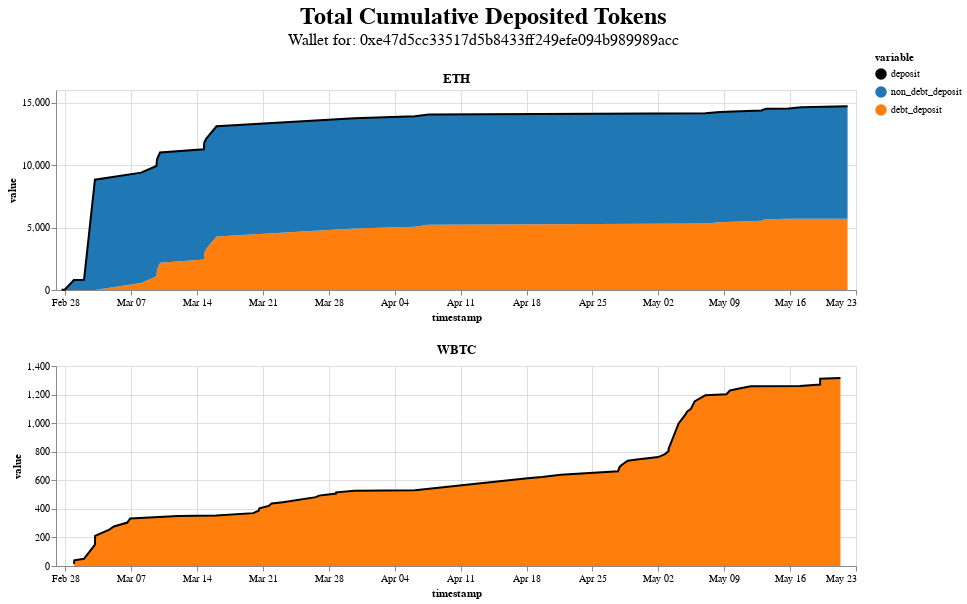

The code cell stored with this chart in its notebook:
### Code cell
base = alt.Chart(deposit_plot).encode(
    x=alt.X('timestamp', scale=alt.Scale(domain=['2021-02-27', '2021-05-23'])),
    y='value',
    color=alt.Color('variable', scale=scale),
).properties(
    width = 800,
    height=200
)

chart = alt.hconcat()
for symbol in ['ETH', 'WBTC']:
    chart &= base.transform_filter({'and': [alt.FieldEqualPredicate(field='symbol', equal=symbol),
                        alt.FieldOneOfPredicate(field='variable', oneOf=['debt_deposit', 'non_debt_deposit'])]}
                        ).mark_area() + base.transform_filter({'and': [alt.FieldEqualPredicate(field='symbol', equal=symbol),
                        alt.FieldOneOfPredicate(field='variable', oneOf=['deposit'])]}
                        ).mark_line().properties(
                            title=symbol
                        )
    


chart.properties(
    title=alt.Title('Total Cumulative Deposited Tokens', 
                    subtitle='Wallet for: 0xe47d5cc33517d5b8433ff249efe094b989989acc', 
                    fontSize=24, 
                    subtitleFontSize=16)
    ).configure_title(
        anchor='middle'
    )

### Figure 1 — Vega-Lite specification as saved in the notebook (floating-point values rounded to 4 significant figures; data arrays with more than 128 entries replaced by an {"elided": "..."} marker saying what was removed)
{"config": {"view": {"continuousWidth": 300, "continuousHeight": 300}, "title": {"anchor": "middle"}}, "vconcat": [{"hconcat": []}, {"layer": [{"mark": {"type": "area"}, "encoding": {"color": {"field": "variable", "scale": {"domain": ["deposit", "non_debt_deposit", "debt_deposit"], "range": ["black", "#1f77b4", "#ff7f0e"]}, "type": "nominal"}, "x": {"field": "timestamp", "scale": {"domain": ["2021-02-27", "2021-05-23"]}, "type": "temporal"}, "y": {"field": "value", "type": "quantitative"}}, "transform": [{"filter": {"and": [{"equal": "ETH", "field": "symbol"}, {"field": "variable", "oneOf": ["debt_deposit", "non_debt_deposit"]}]}}]}, {"mark": {"type": "line"}, "encoding": {"color": {"field": "variable", "scale": {"domain": ["deposit", "non_debt_deposit", "debt_deposit"], "range": ["black", "#1f77b4", "#ff7f0e"]}, "type": "nominal"}, "x": {"field": "timestamp", "scale": {"domain": ["2021-02-27", "2021-05-23"]}, "type": "temporal"}, "y": {"field": "value", "type": "quantitative"}}, "title": "ETH", "transform": [{"filter": {"and": [{"equal": "ETH", "field": "symbol"}, {"field": "variable", "oneOf": ["deposit"]}]}}]}], "data": {"name": "data-458dd983c96085de8966bfdbfcc9dd34"}, "height": 200, "width": 800}, {"layer": [{"mark": {"type": "area"}, "encoding": {"color": {"field": "variable", "scale": {"domain": ["deposit", "non_debt_deposit", "debt_deposit"], "range": ["black", "#1f77b4", "#ff7f0e"]}, "type": "nominal"}, "x": {"field": "timestamp", "scale": {"domain": ["2021-02-27", "2021-05-23"]}, "type": "temporal"}, "y": {"field": "value", "type": "quantitative"}}, "transform": [{"filter": {"and": [{"equal": "WBTC", "field": "symbol"}, {"field": "variable", "oneOf": ["debt_deposit", "non_debt_deposit"]}]}}]}, {"mark": {"type": "line"}, "encoding": {"color": {"field": "variable", "scale": {"domain": ["deposit", "non_debt_deposit", "debt_deposit"], "range": ["black", "#1f77b4", "#ff7f0e"]}, "type": "nominal"}, "x": {"field": "timestamp", "scale": {"domain": ["2021-02-27", "2021-05-23"]}, "type": "temporal"}, "y": {"field": "value", "type": "quantitative"}}, "title": "WBTC", "transform": [{"filter": {"and": [{"equal": "WBTC", "field": "symbol"}, {"field": "variable", "oneOf": ["deposit"]}]}}]}], "data": {"name": "data-458dd983c96085de8966bfdbfcc9dd34"}, "height": 200, "width": 800}], "title": {"text": "Total Cumulative Deposited Tokens", "fontSize": 24, "subtitle": "Wallet for: 0xe47d5cc33517d5b8433ff249efe094b989989acc", "subtitleFontSize": 16}, "$schema": "https://vega.github.io/schema/vega-lite/v5.7.1.json", "datasets": {"data-458dd983c96085de8966bfdbfcc9dd34": {"elided": "292 records"}}}
